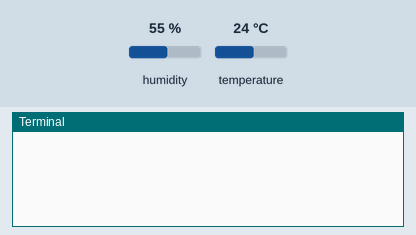
This program was run on a simulated Raspberry Pi (BCM pin numbers). Shown: the last lines printed to the terminal. Inputs (shaded band) come from the test bench; at power-on: humidity 55 %, temperature 24 °C. Web requests get an empty 200 reply after 0.4 s.

Above: at 2.8 s.
2.9 s: humidity set to 22 %
At 3.8 s:
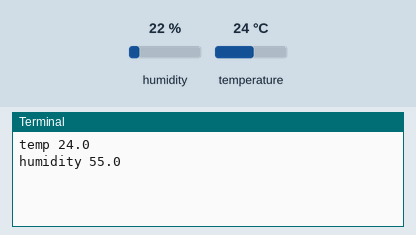
11.2 s: temperature set to 12 °C
At 12.1 s:
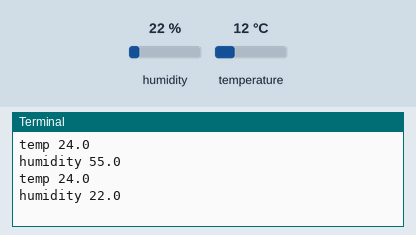
19.5 s: humidity set to 40 %
At 19.5 s:
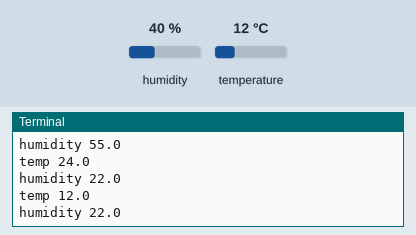
Timing chart, 0 to 22.5 s (numbered marks = the images above; inputs shaded):
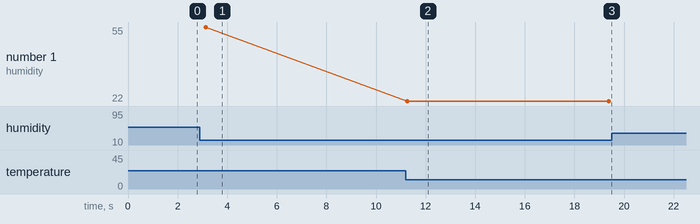

The program:

dht_to_adafruit.py
```python
import sys
import Adafruit_DHT
import RPi.GPIO as IO
from Adafruit_IO import Client, Feed
import time
from time import sleep
IO.setwarnings(False)
IO.setmode(IO.BCM)
pin=4
ADAFRUIT_IO_KEY = 'aio_dTVP24SwqPrCcPZ6OLZkvLZ6uzkP'
ADAFRUIT_IO_USERNAME = 'Pragathi123'
aio = Client(ADAFRUIT_IO_USERNAME, ADAFRUIT_IO_KEY)
humidity_feed = aio.feeds('humidity')
temp_feed=aio.feeds('temp')
humidit_feed = aio.feeds('button1')
tep_feed=aio.feeds('voice')
IO.setup(pin,IO.OUT)
while True:
    humidity, temperature = Adafruit_DHT.read_retry(11,pin)
    sleep(1)
    tem=str(temperature)
    hum=str(humidity)
    print("temp"  ,temperature)
    print("humidity"  ,humidity)
    aio.send(temp_feed.key, str(temperature))
    aio.send(humidity_feed.key, str(humidity))
    aio.send(tep_feed.key, str(temperature))
    aio.send(humidit_feed.key, str(humidity))
    sleep(5)
```

Measured:
- plotted number 1: 22 → 40 after the input at 19.5 s
